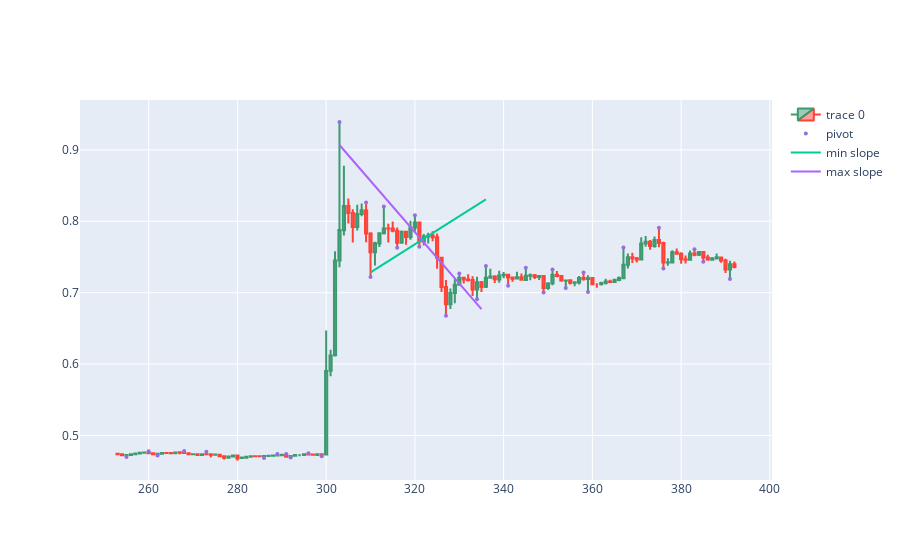

Write notebook code for a chart like this one.
### Code cell
md.dibuja_patrones_triangulos (data,323)

### Figure 1 — Plotly figure (JSON) as saved in the notebook; plotly's stock layout.template omitted (floating-point values rounded to 4 significant figures; data arrays with more than 128 entries replaced by an {"elided": "..."} marker saying what was removed)
{"data": [{"close": {"elided": "140 float values"}, "high": {"elided": "140 float values"}, "low": {"elided": "140 float values"}, "open": {"elided": "140 float values"}, "type": "candlestick", "x": {"elided": "140 int values"}}, {"marker": {"color": "MediumPurple", "size": 4}, "mode": "markers", "name": "pivot", "type": "scatter", "x": {"elided": "140 int values"}, "y": {"elided": "140 float values"}}, {"mode": "lines", "name": "min slope", "type": "scatter", "x": [310, 316, 321, 336], "y": [0.7285, 0.752, 0.7717, 0.8305]}, {"mode": "lines", "name": "max slope", "type": "scatter", "x": [303, 309, 313, 320, 335], "y": [0.9068, 0.8637, 0.835, 0.7847, 0.677]}], "layout": {"xaxis": {"rangeslider": {"visible": false}}}}
